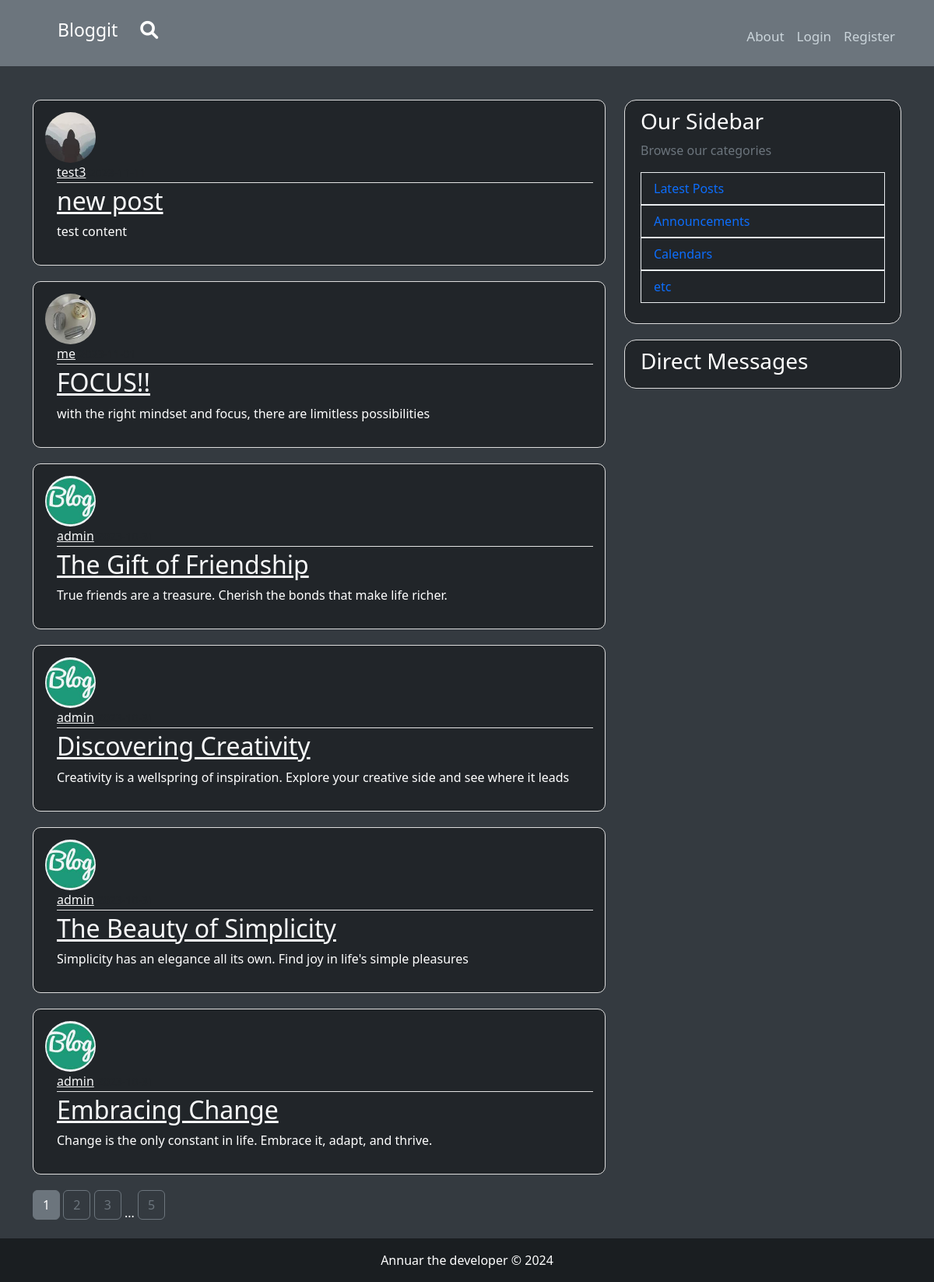
The page /home on the database its author committed.
### flaskblog/models.py (models this page shows, shortened)
class Post(db.Model):
    id = db.Column(db.Integer, primary_key=True)
    title = db.Column(db.String(100), nullable=False)
    date_posted = db.Column(db.DateTime, nullable=False, default=datetime.utcnow)
    content = db.Column(db.Text, nullable=False)
    user_id = db.Column(db.Integer, db.ForeignKey('user.id'), nullable=False)

class User(db.Model, UserMixin):
    id = db.Column(db.Integer, primary_key=True)
    username = db.Column(db.String(20), unique=True, nullable=False)
    email = db.Column(db.String(120), unique=True, nullable=False)
    image_file = db.Column(db.String(20), nullable=False, default='default.jpeg')
    password = db.Column(db.String(60), nullable=False)
    post = db.relationship('Post', backref='author', lazy=True)
    sent_messages = db.relationship('Message', foreign_keys='Message.sender_id', backref='sender', lazy='dynamic')
    received_messages = db.relationship('Message', foreign_keys='Message.recipient_id', backref='recipient', lazy='dynamic')

### flaskblog/routes.py (the view)
@app.route("/")
@app.route("/home")
def home():
    page = request.args.get('page', 1, type=int)
    posts = Post.query.order_by(Post.date_posted.desc()).paginate(page=page, per_page=6)
    return render_template("home.html", posts=posts)

### flaskblog/templates/home.html (shortened to what this page needs)
{% extends "layout.html" %}
{% block content %}
{% for post in posts.items %}
    <article class="media content-section bg-dark" style="color: #fff; padding: 15px; border-radius: 10px; margin-bottom: 20px;">
        <img class="rounded-circle article-img" id="profile_image" src="{{ url_for('static', filename='profile_pics/' + post.author.image_file) }}" onclick="handleProfilePictureClick()">
        <div class="media-body" style="margin-left: 15px;">
            <div class="article-metadata">
                <a class="mr-2 text-light" href="{{ url_for('user_posts', username=post.author.username) }}">{{ post.author.username }}</a>
                <small class="text-muted">{{ post.date_posted.strftime('%Y-%m-%d') }}</small>
            </div>
            <h2><a class="article-title text-light" href="{{ url_for('post', post_id=post.id)}}">{{ post.title }}</a></h2>
            <p class="article-content">{{ post.content }}</p>
        </div>
    </article>
{% endfor %}
{% for page_num in posts.iter_pages(left_edge=1, right_edge=1, left_current=1, right_current=2) %}
    {% if page_num %}
        {% if posts.page == page_num %}
            <a class="btn btn-secondary mb-4" href="{{ url_for('home', page=page_num)}}">{{ page_num }}</a>
        {% else %}
            <a class="btn btn-outline-secondary mb-4" href="{{ url_for('home', page=page_num)}}">{{ page_num }}</a>
        {% endif %}
    {% else %}
        ...
    {% endif %}
{% endfor %}
{% endblock content %}

### flaskblog/static/main.css (style rules this page uses)
body { background: #fafafa; color: #333333; margin-top: 5rem; display: flex; flex-direction: column; min-height: 100vh; }
h1, h2, h3, h4, h5, h6 { color: #444444; }
.content-section { background: #ffffff; padding: 10px 20px; border: 1px solid #dddddd; border-radius: 3px; margin-bottom: 20px; }
.article-title { color: #444444; }
.article-content { white-space: pre-line; }
.article-img { height: 65px; width: 65px; margin-right: 16px; }
.article-metadata { padding-bottom: 1px; margin-bottom: 4px; border-bottom: 1px solid #e3e3e3 }

### flaskblog/templates/layout.html (style rules this page uses)
body { background-color: #343a40; color: #ffffff; }

### rows shown on the page
Post: image_file (picture), author.username "test3", title "new post", content "test content"
Post: image_file (picture), author.username "me", title "FOCUS!!", content "with the right mindset and focus, there are limitless possibilities"
Post: image_file (picture), author.username "admin", title "The Gift of Friendship", content "True friends are a treasure. Cherish the bonds that make life richer."
Post: image_file (picture), author.username "admin", title "Discovering Creativity", content "Creativity is a wellspring of inspiration. Explore your creative side and see where it leads"
Post: image_file (picture), author.username "admin", title "The Beauty of Simplicity", content "Simplicity has an elegance all its own. Find joy in life's simple pleasures"
Post: image_file (picture), author.username "admin", title "Embracing Change", content "Change is the only constant in life. Embrace it, adapt, and thrive."

### other values the page prints
{{ page_num }} "1"
{{ page_num }} "2" "3" "5"
